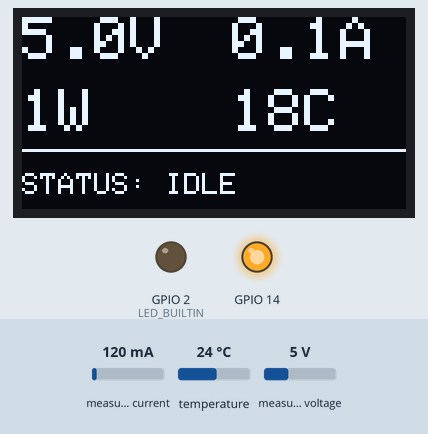
The program below on a simulated ESP32. On the bench: 128×64 one-colour display, output pins drawn as LEDs (lit = HIGH). The test bench sets the inputs (shaded band); at power-on: measured current 120 mA, temperature 24 °C, measured voltage 5 V. WiFi joins after 1.5 s; servers stay silent unless stated; EEPROM starts erased; no MQTT or app messages arrive unless stated; what the program prints to the serial monitor is not drawn.

Above: at 5.9 s.
6.0 s: measured current set to 40 mA
At 13.1 s:
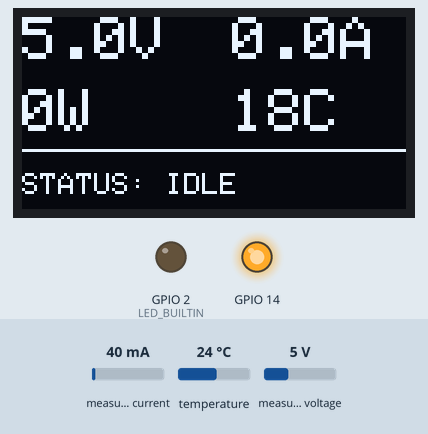
13.4 s: temperature set to 12 °C
At 18.8 s:
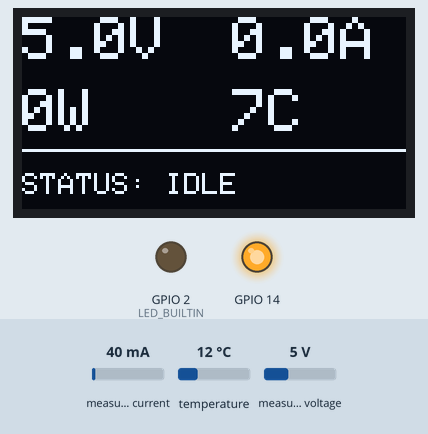
19.6 s: measured voltage set to 0.3 V
At 23.7 s:
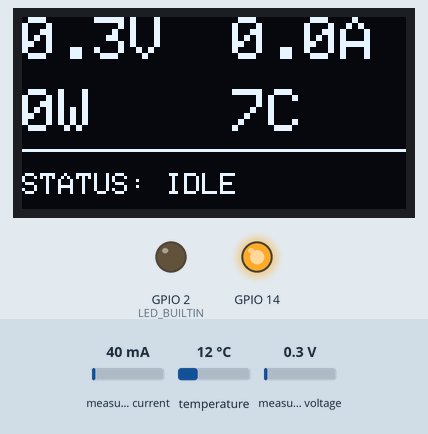
24.7 s: temperature set to 19 °C
At 30.3 s:
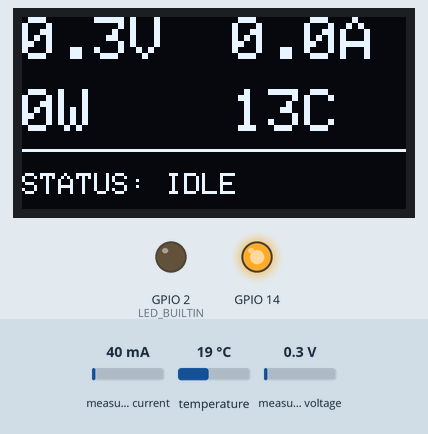
37.2 s: measured current set to 500 mA
At 41.8 s:
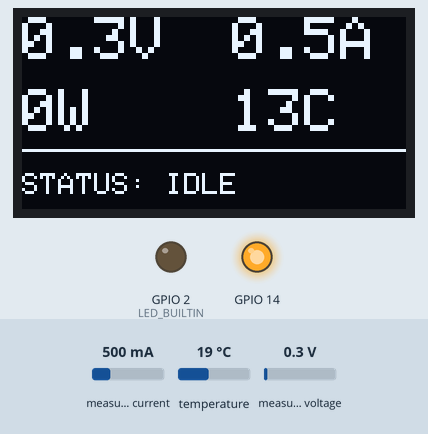
Timing chart, 0 to 43.1 s (numbered marks = the images above; inputs shaded):
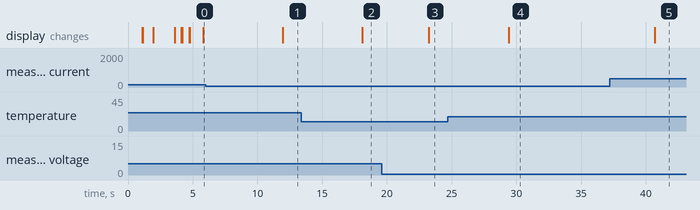

The program:

main.cpp
```cpp
// ═══════════════════════════════════════════════════════════════════
//  main.cpp – FreeRTOS multi-task architecture for Battery Monitor
// ═══════════════════════════════════════════════════════════════════
//
//  Task layout (ESP32 dual-core):
//  ┌──────────────┬───────┬──────┬────────────────────────────────┐
//  │ Task         │ Core  │ Prio │ Role                           │
//  ├──────────────┼───────┼──────┼────────────────────────────────┤
//  │ SensorTask   │  1    │  3   │ Read INA219 + LM35 every 5 s   │
//  │ NetworkTask  │  0    │  2   │ WiFi + MQTT + publish          │
//  │ DisplayTask  │  1    │  1   │ Update OLED every 1 s          │
//  │ WatchdogTask │  0    │  1   │ Feed HW watchdog, health check │
//  └──────────────┴───────┴──────┴────────────────────────────────┘
//
//  Shared data protected by `xSensorMutex` (FreeRTOS mutex).
// ═══════════════════════════════════════════════════════════════════

#include <Arduino.h>
#include <esp_task_wdt.h>
#include "config.h"
#include "wifi_manager.h"
#include "mqtt_manager.h"
#include "temperature.h"
#include "ina219_sensor.h"
#include "display_manager.h"
#include "eeprom_buffer.h"
#include "relay_control.h"

// ─────────────── Shared state (mutex-protected) ──────────────────
static SemaphoreHandle_t xSensorMutex = NULL;

struct SharedSensorData {
    SampleRecord rec;
    float        temperature;
    bool         dataReady;      // true after first sensor read
    bool         wifiConnected;
    bool         mqttConnected;
    uint32_t     sensorReadCount;
    uint32_t     publishCount;
    uint32_t     failCount;
    RelayState   relayState;     // current relay position
    const char*  relayReason;    // last cut-off reason string
    float        ahUsed;         // accumulated Amp-Hours consumed
};
static SharedSensorData shared = {};

// ─────────────── Task handles ────────────────────────────────────
static TaskHandle_t hSensorTask   = NULL;
static TaskHandle_t hNetworkTask  = NULL;
static TaskHandle_t hDisplayTask  = NULL;
static TaskHandle_t hWatchdogTask = NULL;

// ═════════════════════════════════════════════════════════════════
//  TASK 1 – SENSOR (Core 1, Priority 3)
//  Reads INA219 + LM35 every PUBLISH_INTERVAL_MS.
//  Never blocked by WiFi/MQTT — always keeps measuring.
// ═════════════════════════════════════════════════════════════════
void sensorTask(void* pvParam) {
    Serial.println("[SensorTask] Started on core " + String(xPortGetCoreID()));

    for (;;) {
        unsigned long now = millis();
        float tempC = temp_readCelsius();

        SampleRecord rec = {};
        if (ina_isPresent()) {
            ina_readSample(now, rec);
        } else {
            rec.uptime_ms = (uint32_t)now;
        }

        // ── Relay threshold check (runs every sensor cycle) ────────
        relay_checkThresholds(rec, tempC);

        // Write to shared state under mutex
        if (xSemaphoreTake(xSensorMutex, pdMS_TO_TICKS(100)) == pdTRUE) {
            shared.rec         = rec;
            shared.temperature = tempC;
            shared.dataReady   = true;
            shared.sensorReadCount++;
            shared.relayState  = relay_getState();
            shared.relayReason = relay_getReasonStr();
            shared.ahUsed      = relay_getAhUsed();
            xSemaphoreGive(xSensorMutex);
        }

        Serial.printf("[Sensor] V=%.3f I=%.3f P=%.3f T=%.2f SoC=%.1f%%  AH=%.4f/%.2f  Relay:%s  (#%u)\n",
                       rec.bus_V, rec.current_A, rec.power_W, tempC,
                       rec.soc_percent,
                       relay_getAhUsed(),
                       (RELAY_CUTOFF_AH_PERCENT / 100.0f) * BATTERY_RATED_AH,
                       relay_getState() == RELAY_CLOSED ? "ON" : "OFF",
                       shared.sensorReadCount);

        vTaskDelay(pdMS_TO_TICKS(PUBLISH_INTERVAL_MS));
    }
}

// ═════════════════════════════════════════════════════════════════
//  TASK 2 – NETWORK (Core 0, Priority 2)
//  Manages WiFi reconnection, MQTT keepalive, publishes sensor
//  data, flushes offline buffer. Runs every 5 s.
// ═════════════════════════════════════════════════════════════════
void networkTask(void* pvParam) {
    Serial.println("[NetworkTask] Started on core " + String(xPortGetCoreID()));

    // Wait for first sensor reading
    while (!shared.dataReady) {
        vTaskDelay(pdMS_TO_TICKS(200));
    }

    for (;;) {
        // 1. WiFi
        if (!wifi_isConnected()) {
            Serial.println("[Network] WiFi reconnecting...");
            wifi_connect();
        }

        // 2. MQTT
        if (wifi_isConnected() && !mqtt_isConnected()) {
            Serial.println("[Network] MQTT reconnecting...");
            mqtt_connect();
        }
        mqtt_loop();   // PubSubClient keepalive + incoming

        // Update connection flags under mutex
        bool wifiOk = wifi_isConnected();
        bool mqttOk = mqtt_isConnected();
        if (xSemaphoreTake(xSensorMutex, pdMS_TO_TICKS(50)) == pdTRUE) {
            shared.wifiConnected = wifiOk;
            shared.mqttConnected = mqttOk;
            xSemaphoreGive(xSensorMutex);
        }

        // 3. Read latest sensor data
        SampleRecord rec;
        float        tempC;
        bool         ready = false;
        if (xSemaphoreTake(xSensorMutex, pdMS_TO_TICKS(100)) == pdTRUE) {
            rec   = shared.rec;
            tempC = shared.temperature;
            ready = shared.dataReady;
            xSemaphoreGive(xSensorMutex);
        }

        // 4. Publish or buffer
        if (ready) {
            bool online = wifiOk && mqttOk;
            if (online && mqtt_publishSample(rec, tempC)) {
                if (xSemaphoreTake(xSensorMutex, pdMS_TO_TICKS(50)) == pdTRUE) {
                    shared.publishCount++;
                    xSemaphoreGive(xSensorMutex);
                }
                Serial.printf("[Network] Published #%u V=%.3f T=%.2f\n",
                              shared.publishCount, rec.bus_V, tempC);
                mqtt_flushBuffer();   // drain offline cache
            } else {
                if (xSemaphoreTake(xSensorMutex, pdMS_TO_TICKS(50)) == pdTRUE) {
                    shared.failCount++;
                    xSemaphoreGive(xSensorMutex);
                }
                Serial.println("[Network] Offline – buffering sample");
                buffer_push(rec);
            }
        }

        vTaskDelay(pdMS_TO_TICKS(PUBLISH_INTERVAL_MS));
    }
}

// ═════════════════════════════════════════════════════════════════
//  TASK 3 – DISPLAY (Core 1, Priority 1)
//  Updates OLED at DISPLAY_INTERVAL_MS with latest sensor data
//  and connection status. Low priority so sensor task runs first.
// ═════════════════════════════════════════════════════════════════
void displayTask(void* pvParam) {
    Serial.println("[DisplayTask] Started on core " + String(xPortGetCoreID()));

    for (;;) {
        SampleRecord rec;
        float        tempC      = 0;
        bool         ready      = false;
        bool         wifiOk     = false;
        bool         mqttOk     = false;
        uint32_t     pubCount   = 0;
        uint32_t     failCount  = 0;
        RelayState   relayState = RELAY_OPEN;
        const char*  relayReason = "";

        if (xSemaphoreTake(xSensorMutex, pdMS_TO_TICKS(100)) == pdTRUE) {
            rec         = shared.rec;
            tempC       = shared.temperature;
            ready       = shared.dataReady;
            wifiOk      = shared.wifiConnected;
            mqttOk      = shared.mqttConnected;
            pubCount    = shared.publishCount;
            failCount   = shared.failCount;
            relayState  = shared.relayState;
            relayReason = shared.relayReason ? shared.relayReason : "";
            xSemaphoreGive(xSensorMutex);
        }

        if (ready) {
            if (ina_isPresent()) {
                display_sensorPage(rec, tempC, relayState);
            } else {
                display_tempOnlyPage(tempC, relayState);
            }
        } else {
            // Waiting for sensor data
            char statusLine[32];
            snprintf(statusLine, sizeof(statusLine), "WiFi:%s MQTT:%s",
                     wifiOk ? "OK" : "--", mqttOk ? "OK" : "--");
            display_status("Waiting sensors...", statusLine);
        }

        vTaskDelay(pdMS_TO_TICKS(DISPLAY_INTERVAL_MS));
    }
}

// ═════════════════════════════════════════════════════════════════
//  TASK 4 – WATCHDOG (Core 0, Priority 1)
//  Feeds hardware watchdog timer, prints system health stats.
//  If any task hangs, the WDT resets the ESP32 automatically.
// ═════════════════════════════════════════════════════════════════
void watchdogTask(void* pvParam) {
    Serial.println("[WatchdogTask] Started on core " + String(xPortGetCoreID()));

    // Register this task with hardware WDT
    esp_task_wdt_add(NULL);

    for (;;) {
        // Feed the watchdog
        esp_task_wdt_reset();

        // Print health stats
        uint32_t freeHeap  = ESP.getFreeHeap();
        uint32_t minHeap   = ESP.getMinFreeHeap();
        UBaseType_t sensorHW  = (hSensorTask)  ? uxTaskGetStackHighWaterMark(hSensorTask)  : 0;
        UBaseType_t networkHW = (hNetworkTask)  ? uxTaskGetStackHighWaterMark(hNetworkTask) : 0;
        UBaseType_t displayHW = (hDisplayTask)  ? uxTaskGetStackHighWaterMark(hDisplayTask) : 0;

        Serial.printf("[WDT] Heap: %u free / %u min | Stack HW: sensor=%u net=%u disp=%u\n",
                       freeHeap, minHeap, sensorHW, networkHW, displayHW);

        // Check critical conditions
        if (freeHeap < 10000) {
            Serial.println("[WDT] WARNING: Low heap memory!");
        }

        vTaskDelay(pdMS_TO_TICKS(WATCHDOG_INTERVAL_MS));
    }
}

// ═════════════════════════════════════════════════════════════════
//  SETUP – Initialise hardware, create mutex, launch tasks
// ═════════════════════════════════════════════════════════════════
void setup() {
    pinMode(LED_BUILTIN, OUTPUT);
    pinMode(BUTTON_PIN, INPUT_PULLUP);
    Serial.begin(115200);
    delay(1000);

    Serial.println("========================================");
    Serial.println("  Battery Monitor – FreeRTOS Edition");
    Serial.println("========================================");

    // ── 1. Create mutex ──
    xSensorMutex = xSemaphoreCreateMutex();
    if (!xSensorMutex) {
        Serial.println("[FATAL] Could not create mutex!");
        while (1) delay(1000);
    }
    Serial.println("[Init] Mutex created");

    // ── 2. Offline buffer ──
    eeprom_buffer_init();

    // ── 3. Sensors ──
    temp_init();
    display_init();
    ina_init();
    relay_init();   // initialise relay (starts OPEN = safe)

    display_status(ina_isPresent() ? "INA219: OK" : "INA219: NOT FOUND");
    delay(800);

    // ── 4. Connectivity ──
    display_status("WiFi: connecting...");
    wifi_connect();
    if (wifi_isConnected()) {
        display_status("WiFi: connected", WiFi.localIP().toString().c_str());
        shared.wifiConnected = true;
    } else {
        display_status("WiFi: FAILED");
    }
    delay(500);

    display_status("MQTT: connecting...");
    mqtt_init();
    mqtt_connect();
    shared.mqttConnected = mqtt_isConnected();
    display_status(mqtt_isConnected() ? "MQTT: connected" : "MQTT: FAILED");
    delay(500);

    // ── 5. Hardware watchdog ──
    esp_task_wdt_init(WDT_TIMEOUT_SEC, true);  // true = panic (reset) on timeout
    Serial.printf("[Init] Watchdog: %d second timeout\n", WDT_TIMEOUT_SEC);

    // ── 6. Launch FreeRTOS tasks ──
    display_status("Starting tasks...");

    xTaskCreatePinnedToCore(
        sensorTask,            // function
        "SensorTask",          // name
        TASK_SENSOR_STACK,     // stack size (bytes)
        NULL,                  // parameter
        TASK_SENSOR_PRIORITY,  // priority
        &hSensorTask,          // handle
        TASK_SENSOR_CORE       // core
    );

    xTaskCreatePinnedToCore(
        networkTask,
        "NetworkTask",
        TASK_NETWORK_STACK,
        NULL,
        TASK_NETWORK_PRIORITY,
        &hNetworkTask,
        TASK_NETWORK_CORE
    );

    xTaskCreatePinnedToCore(
        displayTask,
        "DisplayTask",
        TASK_DISPLAY_STACK,
        NULL,
        TASK_DISPLAY_PRIORITY,
        &hDisplayTask,
        TASK_DISPLAY_CORE
    );

    xTaskCreatePinnedToCore(
        watchdogTask,
        "WatchdogTask",
        TASK_WATCHDOG_STACK,
        NULL,
        TASK_WATCHDOG_PRIORITY,
        &hWatchdogTask,
        TASK_WATCHDOG_CORE
    );

    Serial.println("[Init] All 4 tasks launched!");
    Serial.printf("[Init] Free heap: %u bytes\n", ESP.getFreeHeap());
    display_status("FreeRTOS running", "4 tasks active");
}

// ═════════════════════════════════════════════════════════════════
//  LOOP – Empty! All work done by FreeRTOS tasks above.
//  Arduino loop() runs as its own lowest-priority task on Core 1.
// ═════════════════════════════════════════════════════════════════
void loop() {
    vTaskDelay(pdMS_TO_TICKS(1000));  // yield to other tasks
}
```

display_manager.cpp
```cpp
#include "display_manager.h"
#include "config.h"
#include <Wire.h>
#include <Adafruit_GFX.h>
#include <Adafruit_SSD1306.h>

// ── Private state ──
static TwoWire          I2C_OLED(0);
static Adafruit_SSD1306 oled(OLED_WIDTH, OLED_HEIGHT, &I2C_OLED, -1);
static bool             present = false;

// ── Public API ──
bool display_init() {
    I2C_OLED.begin(OLED_SDA_PIN, OLED_SCL_PIN, 400000);

    // Quick scan
    Serial.println("[OLED] Scanning I2C bus 0...");
    for (uint8_t a = 1; a < 127; ++a) {
        I2C_OLED.beginTransmission(a);
        if (I2C_OLED.endTransmission() == 0)
            Serial.printf("[OLED]   Found 0x%02X\n", a);
    }

    present = oled.begin(SSD1306_SWITCHCAPVCC, OLED_ADDRESS);
    if (present) {
        oled.clearDisplay();
        oled.setTextSize(2);
        oled.setTextColor(SSD1306_WHITE);
        oled.setCursor(10, 10);
        oled.println("OLED OK");
        oled.display();
    }
    Serial.printf("[OLED] %s\n", present ? "OK" : "NOT FOUND");
    return present;
}

bool display_isPresent() { return present; }

void display_status(const char* line1, const char* line2) {
    if (!present) return;
    oled.clearDisplay();
    oled.setTextSize(1);
    oled.setTextColor(SSD1306_WHITE);
    oled.setCursor(0, 0);
    oled.println(line1);
    if (line2) oled.println(line2);
    oled.display();
}


void display_sensorPage(const SampleRecord& rec, float tempC, int relayState) {
    if (!present) return;
    oled.clearDisplay();
    oled.setTextColor(SSD1306_WHITE);

    // --- Row 1: Voltage & Current (Big Font) ---
    oled.setTextSize(2);

    // Voltage (Left)
    oled.setCursor(0, 0);
    oled.print(rec.bus_V, 1); oled.print("V");

    // Current (Right)
    oled.setCursor(70, 0);
    oled.print(rec.current_A, 1); oled.print("A");

    // --- Row 2: Power & Temp (Big Font) ---
    // Power (Left)
    oled.setCursor(0, 24);
    oled.print(rec.power_W, 0); oled.print("W"); // 0 decimals for Power to save space

    // Temperature (Right)
    oled.setCursor(70, 24);
    oled.print((int)tempC); oled.print("C");

    // --- Decorative Divider ---
    oled.drawFastHLine(0, 44, 128, SSD1306_WHITE);

    // --- Bottom Row: Status (Small Font) ---
    oled.setTextSize(1);
    oled.setCursor(0, 52);
    if (relayState == 0) {
        oled.print("STATUS: CHARGING...");
    } else {
        oled.print("STATUS: IDLE");
    }

    oled.display();
}

// // void display_sensorPage(const SampleRecord& rec, float tempC, int relayState) {
//     if (!present) return;
//     oled.clearDisplay();

//     // ── Row 0: V and relay badge ─────────────────────────────
//     oled.setTextSize(1);
//     oled.setCursor(0, 0);
//     oled.print("V:"); oled.print(String(rec.bus_V, 3)); oled.print("V");
//     // Relay badge: top-right corner
//     oled.setCursor(90, 0);
//     if (relayState == 0) {    // RELAY_CLOSED = charging
//         oled.print("[CHG ON]");
//     } else {                  // RELAY_OPEN   = stopped
//         oled.print("[CHG OFF]");
//     }

//     // ── Row 1: I ──────────────────────────────────────────────
//     oled.setCursor(0, 10);
//     oled.print("I:"); oled.print(String(rec.current_A, 3)); oled.print("A");

//     // ── Row 2: P ──────────────────────────────────────────────
//     oled.setCursor(0, 20);
//     oled.print("P:"); oled.print(String(rec.power_W, 2)); oled.print("W");

//     // ── Row 3: T ──────────────────────────────────────────────
//     oled.setCursor(0, 30);
//     oled.print("T:"); oled.print(String(tempC, 1)); oled.print("C");

//     // ── Row 4: SoC / SoH ──────────────────────────────────────
//     oled.setCursor(0, 40);
//     oled.print("SoC:"); oled.print(String(rec.soc_percent, 1)); oled.print("%");
//     oled.setCursor(70, 40);
//     oled.print("SoH:"); oled.print(String(rec.soh_percent, 1)); oled.print("%");

//     // ── Row 5: SoC bar ────────────────────────────────────────
//     oled.setCursor(0, 52);
//     oled.print("[");
//     int barPixels = (int)(rec.soc_percent / 100.0f * 20);  // 20 chars wide
//     for (int i = 0; i < 20; i++) {
//         oled.print(i < barPixels ? "|" : " ");
//     }
//     oled.print("]");

//     oled.display();
// }

void display_tempOnlyPage(float tempC, int relayState) {
    if (!present) return;
    oled.clearDisplay();
    oled.setTextSize(1);
    oled.setCursor(0, 0);
    // Relay badge
    oled.print(relayState == 0 ? "Relay: CHG ON" : "Relay: CHG OFF");
    oled.setTextSize(2);
    oled.setCursor(0, 14);
    oled.print("T:");
    oled.setCursor(0, 30);
    oled.print(String(tempC, 1));
    oled.print("C");
    oled.setTextSize(1);
    oled.setCursor(0, 56);
    oled.print("INA219 not found");
    oled.display();
}
```

display_manager.h
```cpp
#pragma once
// display_manager.h – OLED SSD1306 display pages
#include <Arduino.h>
#include "eeprom_buffer.h"

/// Initialise OLED on I2C bus 0. Returns true if display found.
bool display_init();

/// Is the OLED available?
bool display_isPresent();

/// Show a simple single-line status message.
void display_status(const char* line1, const char* line2 = nullptr);

/// Main sensor page: V, I, P, T, SoC, SoH + relay status.
void display_sensorPage(const SampleRecord& rec, float tempC, int relayState = 0);

/// Temperature-only page (when INA219 is absent) + relay status.
void display_tempOnlyPage(float tempC, int relayState = 0);
```

Source omitted: eeprom_buffer.cpp (2169 bytes), eeprom_buffer.h (563 bytes), ina219_sensor.cpp (2520 bytes), ina219_sensor.h (540 bytes), mqtt_manager.cpp (5342 bytes), mqtt_manager.h (607 bytes), relay_control.cpp (4381 bytes), relay_control.h (2304 bytes), temperature.cpp (983 bytes), temperature.h (223 bytes), wifi_manager.cpp (1092 bytes), wifi_manager.h (250 bytes) and 1 more

Measured:
- after the input at 6.0 s, the display: changes after 6.0 s (image 1)
- after the input at 13.4 s, the display: changes after 4.7 s (image 2)
- after the input at 19.6 s, the display: changes after 3.6 s (image 3)
- after the input at 24.7 s, the display: changes after 4.7 s (image 4)
- after the input at 37.2 s, the display: changes after 3.5 s (image 5)
